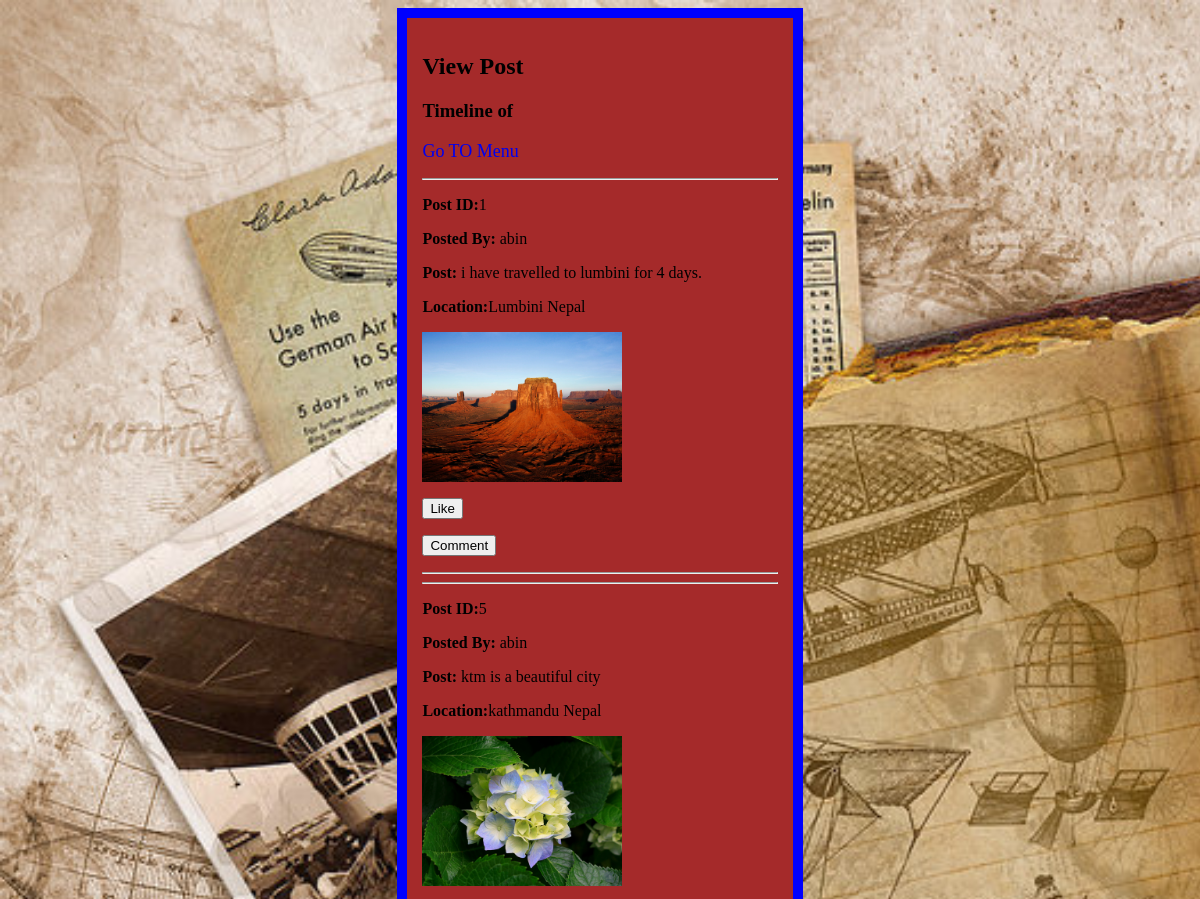
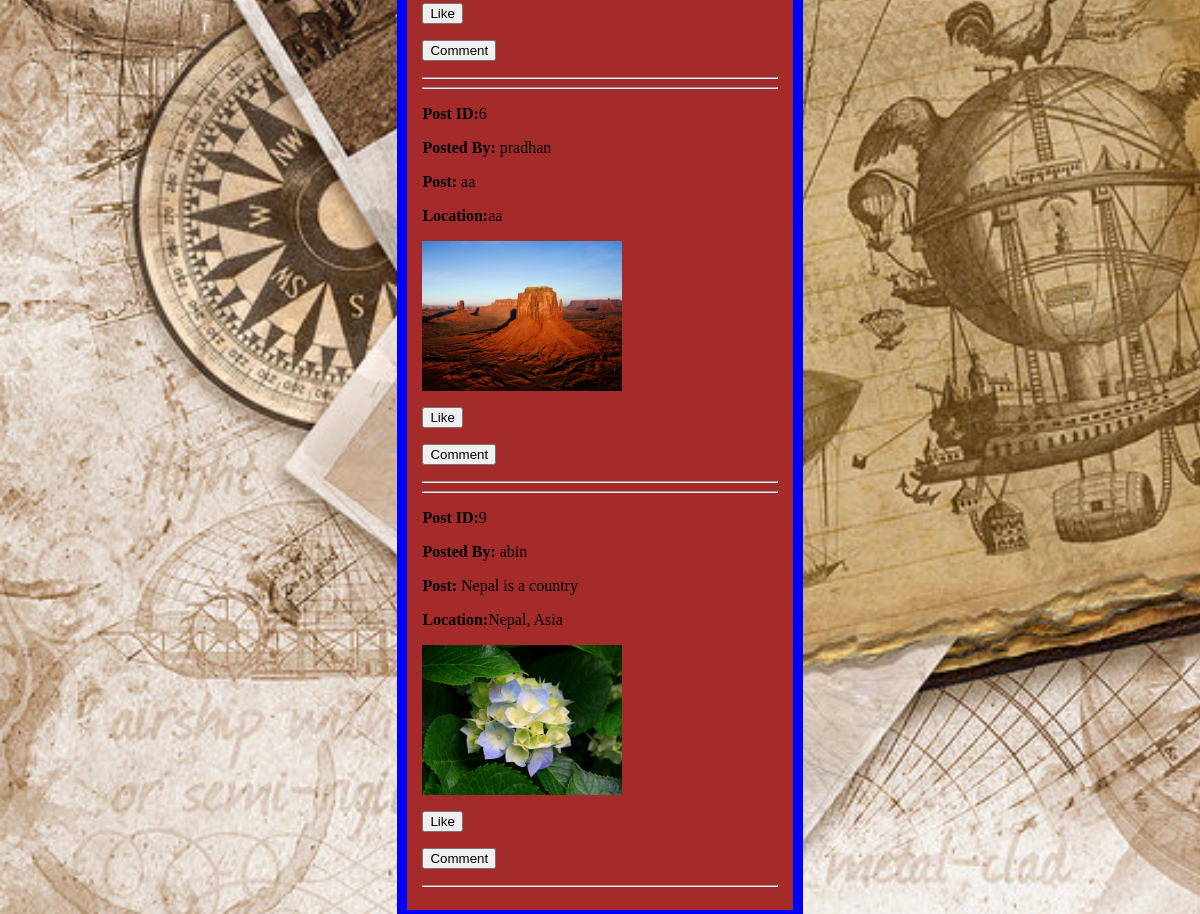
The page /viewpost.php on the database its author committed (2 pictures, top to bottom).
### tables this page shows
CREATE TABLE `post` (
  `post_id` int(11) NOT NULL,
  `traveler` varchar(1000) NOT NULL,
  `post_info` varchar(2000) NOT NULL,
  `location` varchar(1000) NOT NULL,
  `image` varchar(1000) NOT NULL
);

### viewpost.php (the view, shortened to what this page needs)
<html>
<head>
	<link href="css/style.css" rel="stylesheet" type="text/css" />
</head>
<body>
	<div class="userinteraction">
		<h2>View Post</h2>
		<h3>Timeline of <?php echo $_SESSION['uname'];?> </h3>
		<p><a href="menu.php">Go TO Menu</a></p>
		<?php
			$query = "SELECT * FROM `post`";
			$result = mysql_query($query);
			while($data = mysql_fetch_array($result))
			{
				$post_id = $data['post_id'];
				$traveler = $data['traveler'];
				$post_info = $data['post_info'];
				$location = $data['location'];
				$image = $data['image'];
		?>
		<hr/>
		<p><b>Post ID:</b><?php echo $post_id; ?> </p>
		<p><b>Posted By: </b><?php echo $traveler; ?> </p>
		<p><b>Post: </b><?php echo $post_info; ?> </p>
		<p><b>Location:</b><?php echo $location;?> </p>
		<p><img src="images/<?php echo $image;?>" alt="Image not available" width="200px" height="150px" /> </p>
		<p><form onClick="liked()"><input type="submit" value="Like" /></form></p>
		<p><form><input type="submit" value="Comment"  onClick="comment()"/></form></p>
		<hr/>
		<?php
			}
		?>
	</div>
</body>
</html>

### css/style.css (style rules this page uses)
body { background:url(../traveller.jpg); background-size:cover; }
.userinteraction { margin:auto; width:30%; background-color:brown; border:10px solid blue; padding:15px; }
a { text-decoration:none; font-size:18px; }

### rows shown on the page
post: post_id "1", traveler "abin", post_info "i have travelled to lumbini for 4 days.", location "Lumbini Nepal", image (picture)
post: post_id "5", traveler "abin", post_info "ktm is a beautiful city", location "kathmandu Nepal", image (picture)
post: post_id "6", traveler "pradhan", post_info "aa", location "aa", image (picture)
post: post_id "9", traveler "abin", post_info "Nepal is a country", location "Nepal, Asia", image (picture)
